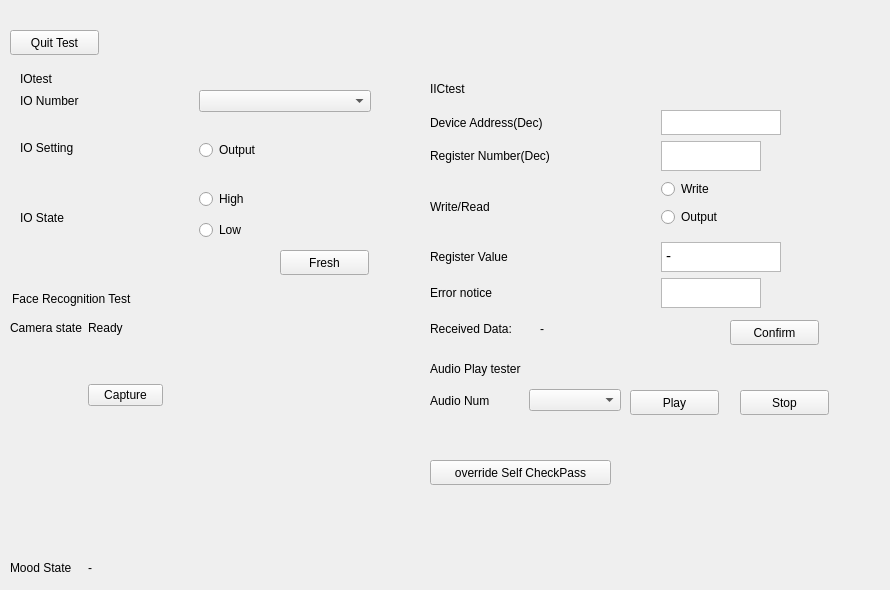
     <widget class="QWidget" name="tab5_Test">
      <attribute name="title">
       <string>Page</string>
      </attribute>
      <widget class="QPushButton" name="pushButton_7">
       <property name="geometry">
        <rect>
         <x>10</x>
         <y>30</y>
         <width>89</width>
         <height>25</height>
        </rect>
       </property>
       <property name="text">
        <string>Quit Test</string>
       </property>
      </widget>
      <widget class="QWidget" name="widget" native="true">
       <property name="geometry">
        <rect>
         <x>10</x>
         <y>60</y>
         <width>381</width>
         <height>221</height>
        </rect>
       </property>
       <property name="styleSheet">
        <string notr="true"/>
       </property>
       <widget class="QLabel" name="label_14">
        <property name="geometry">
         <rect>
          <x>10</x>
          <y>10</y>
          <width>67</width>
          <height>17</height>
         </rect>
        </property>
        <property name="text">
         <string>IOtest</string>
        </property>
       </widget>
       <widget class="QWidget" name="gridLayoutWidget">
        <property name="geometry">
         <rect>
          <x>10</x>
          <y>30</y>
          <width>351</width>
          <height>161</height>
         </rect>
        </property>
        <layout class="QGridLayout" name="gridLayout">
         <item row="0" column="1">
          <widget class="QComboBox" name="comboBox"/>
         </item>
         <item row="1" column="1">
          <widget class="QWidget" name="widget_2" native="true">
           <widget class="QWidget" name="verticalLayoutWidget">
            <property name="geometry">
             <rect>
              <x>0</x>
              <y>0</y>
              <width>114</width>
              <height>64</height>
             </rect>
            </property>
            <layout class="QVBoxLayout" name="verticalLayout">
             <item>
              <widget class="QRadioButton" name="radioButton">
               <property name="text">
                <string>Output</string>
               </property>
              </widget>
             </item>
            </layout>
           </widget>
          </widget>
         </item>
         <item row="1" column="0">
          <widget class="QLabel" name="label_16">
           <property name="sizePolicy">
            <sizepolicy hsizetype="Preferred" vsizetype="Preferred">
             <horstretch>0</horstretch>
             <verstretch>100</verstretch>
            </sizepolicy>
           </property>
           <property name="maximumSize">
            <size>
             <width>16777215</width>
             <height>60</height>
            </size>
           </property>
           <property name="text">
            <string>IO Setting</string>
           </property>
          </widget>
         </item>
         <item row="2" column="0">
          <widget class="QLabel" name="label_17">
           <property name="text">
            <string>IO State</string>
           </property>
          </widget>
         </item>
         <item row="0" column="0">
          <widget class="QLabel" name="label_15">
           <property name="text">
            <string>IO Number</string>
           </property>
          </widget>
         </item>
         <item row="2" column="1">
          <widget class="QWidget" name="widget_8" native="true">
           <widget class="QWidget" name="verticalLayoutWidget_4">
            <property name="geometry">
             <rect>
              <x>0</x>
              <y>0</y>
              <width>161</width>
              <height>61</height>
             </rect>
            </property>
            <layout class="QVBoxLayout" name="verticalLayout_4">
             <item>
              <widget class="QRadioButton" name="radioButton_5">
               <property name="text">
                <string>High</string>
               </property>
              </widget>
             </item>
             <item>
              <widget class="QRadioButton" name="radioButton_6">
               <property name="text">
                <string>Low</string>
               </property>
              </widget>
             </item>
            </layout>
           </widget>
          </widget>
         </item>
        </layout>
       </widget>
       <widget class="QPushButton" name="pushButton_9">
        <property name="geometry">
         <rect>
          <x>270</x>
          <y>190</y>
          <width>89</width>
          <height>25</height>
         </rect>
        </property>
        <property name="text">
         <string>Fresh</string>
        </property>
       </widget>
      </widget>
      <widget class="QWidget" name="widget_3" native="true">
       <property name="geometry">
        <rect>
         <x>420</x>
         <y>70</y>
         <width>461</width>
         <height>281</height>
        </rect>
       </property>
       <widget class="QLabel" name="label_18">
        <property name="geometry">
         <rect>
          <x>10</x>
          <y>10</y>
          <width>67</width>
          <height>17</height>
         </rect>
        </property>
        <property name="text">
         <string>IICtest</string>
        </property>
       </widget>
       <widget class="QWidget" name="gridLayoutWidget_2">
        <property name="geometry">
         <rect>
          <x>10</x>
          <y>40</y>
          <width>351</width>
          <height>198</height>
         </rect>
        </property>
        <layout class="QGridLayout" name="gridLayout_2">
         <item row="1" column="1">
          <widget class="QTextEdit" name="textEdit_4">
           <property name="maximumSize">
            <size>
             <width>100</width>
             <height>30</height>
            </size>
           </property>
          </widget>
         </item>
         <item row="1" column="0">
          <widget class="QLabel" name="label_20">
           <property name="text">
            <string>Register Number(Dec)</string>
           </property>
          </widget>
         </item>
         <item row="3" column="1">
          <widget class="QTextEdit" name="textEdit_2">
           <property name="sizePolicy">
            <sizepolicy hsizetype="Preferred" vsizetype="Preferred">
             <horstretch>0</horstretch>
             <verstretch>0</verstretch>
            </sizepolicy>
           </property>
           <property name="maximumSize">
            <size>
             <width>120</width>
             <height>30</height>
            </size>
           </property>
           <property name="html">
            <string>&lt;!DOCTYPE HTML PUBLIC &quot;-//W3C//DTD HTML 4.0//EN&quot; &quot;http://www.w3.org/TR/REC-html40/strict.dtd&quot;&gt;
&lt;html&gt;&lt;head&gt;&lt;meta name=&quot;qrichtext&quot; content=&quot;1&quot; /&gt;&lt;meta charset=&quot;utf-8&quot; /&gt;&lt;style type=&quot;text/css&quot;&gt;
p, li { white-space: pre-wrap; }
hr { height: 1px; border-width: 0; }
li.unchecked::marker { content: &quot;\2610&quot;; }
li.checked::marker { content: &quot;\2612&quot;; }
&lt;/style&gt;&lt;/head&gt;&lt;body style=&quot; font-family:'Ubuntu'; font-size:11pt; font-weight:400; font-style:normal;&quot;&gt;
&lt;p style=&quot; margin-top:0px; margin-bottom:0px; margin-left:0px; margin-right:0px; -qt-block-indent:0; text-indent:0px;&quot;&gt;-&lt;/p&gt;&lt;/body&gt;&lt;/html&gt;</string>
           </property>
          </widget>
         </item>
         <item row="0" column="0">
          <widget class="QLabel" name="label_22">
           <property name="text">
            <string>Device Address(Dec)</string>
           </property>
          </widget>
         </item>
         <item row="3" column="0">
          <widget class="QLabel" name="label_21">
           <property name="text">
            <string>Register Value</string>
           </property>
          </widget>
         </item>
         <item row="0" column="1">
          <widget class="QTextEdit" name="textEdit_3">
           <property name="maximumSize">
            <size>
             <width>120</width>
             <height>25</height>
            </size>
           </property>
           <property name="verticalScrollBarPolicy">
            <enum>Qt::ScrollBarPolicy::ScrollBarAlwaysOff</enum>
           </property>
           <property name="horizontalScrollBarPolicy">
            <enum>Qt::ScrollBarPolicy::ScrollBarAlwaysOff</enum>
           </property>
          </widget>
         </item>
         <item row="2" column="1">
          <widget class="QWidget" name="widget_4" native="true">
           <widget class="QWidget" name="verticalLayoutWidget_2">
            <property name="geometry">
             <rect>
              <x>0</x>
              <y>0</y>
              <width>114</width>
              <height>54</height>
             </rect>
            </property>
            <layout class="QVBoxLayout" name="verticalLayout_2">
             <item>
              <widget class="QRadioButton" name="radioButton_3">
               <property name="text">
                <string>Write</string>
               </property>
              </widget>
             </item>
             <item>
              <widget class="QRadioButton" name="radioButton_4">
               <property name="text">
                <string>Output</string>
               </property>
              </widget>
             </item>
            </layout>
           </widget>
          </widget>
         </item>
         <item row="2" column="0">
          <widget class="QLabel" name="label_19">
           <property name="sizePolicy">
            <sizepolicy hsizetype="Preferred" vsizetype="Preferred">
             <horstretch>0</horstretch>
             <verstretch>100</verstretch>
            </sizepolicy>
           </property>
           <property name="maximumSize">
            <size>
             <width>16777215</width>
             <height>60</height>
            </size>
           </property>
           <property name="text">
            <string>Write/Read</string>
           </property>
          </widget>
         </item>
         <item row="4" column="0">
          <widget class="QLabel" name="label_23">
           <property name="text">
            <string>Error notice</string>
           </property>
          </widget>
         </item>
         <item row="4" column="1">
          <widget class="QTextBrowser" name="textBrowser">
           <property name="maximumSize">
            <size>
             <width>100</width>
             <height>30</height>
            </size>
           </property>
          </widget>
         </item>
        </layout>
       </widget>
       <widget class="QPushButton" name="pushButton_10">
        <property name="geometry">
         <rect>
          <x>310</x>
          <y>250</y>
          <width>89</width>
          <height>25</height>
         </rect>
        </property>
        <property name="text">
         <string>Confirm</string>
        </property>
       </widget>
       <widget class="QLabel" name="label_30">
        <property name="geometry">
         <rect>
          <x>10</x>
          <y>250</y>
          <width>111</width>
          <height>17</height>
         </rect>
        </property>
        <property name="text">
         <string>Received Data:</string>
        </property>
       </widget>
       <widget class="QLabel" name="label_31">
        <property name="geometry">
         <rect>
          <x>120</x>
          <y>250</y>
          <width>131</width>
          <height>17</height>
         </rect>
        </property>
        <property name="text">
         <string>-</string>
        </property>
       </widget>
      </widget>
      <widget class="QWidget" name="widget_5" native="true">
       <property name="geometry">
        <rect>
         <x>10</x>
         <y>280</y>
         <width>381</width>
         <height>301</height>
        </rect>
       </property>
       <widget class="QLabel" name="label_24">
        <property name="geometry">
         <rect>
          <x>2</x>
          <y>10</y>
          <width>151</width>
          <height>17</height>
         </rect>
        </property>
        <property name="text">
         <string>Face Recognition Test</string>
        </property>
       </widget>
       <widget class="QWidget" name="gridLayoutWidget_3">
        <property name="geometry">
         <rect>
          <x>0</x>
          <y>30</y>
          <width>388</width>
          <height>271</height>
         </rect>
        </property>
        <layout class="QGridLayout" name="gridLayout_3">
         <item row="2" column="0">
          <widget class="QLabel" name="label_27">
           <property name="sizePolicy">
            <sizepolicy hsizetype="Fixed" vsizetype="Fixed">
             <horstretch>0</horstretch>
             <verstretch>0</verstretch>
            </sizepolicy>
           </property>
           <property name="text">
            <string>Mood State</string>
           </property>
          </widget>
         </item>
         <item row="0" column="1">
          <widget class="QLabel" name="label_28">
           <property name="minimumSize">
            <size>
             <width>80</width>
             <height>0</height>
            </size>
           </property>
           <property name="maximumSize">
            <size>
             <width>16777215</width>
             <height>30</height>
            </size>
           </property>
           <property name="text">
            <string>Ready</string>
           </property>
          </widget>
         </item>
         <item row="0" column="0">
          <widget class="QLabel" name="label_26">
           <property name="text">
            <string>Camera state</string>
           </property>
          </widget>
         </item>
         <item row="1" column="1">
          <widget class="QWidget" name="widget_6" native="true">
           <widget class="QWidget" name="verticalLayoutWidget_3">
            <property name="geometry">
             <rect>
              <x>0</x>
              <y>0</y>
              <width>114</width>
              <height>87</height>
             </rect>
            </property>
            <layout class="QVBoxLayout" name="verticalLayout_3">
             <item>
              <widget class="QPushButton" name="pushButton_11">
               <property name="maximumSize">
                <size>
                 <width>75</width>
                 <height>16777215</height>
                </size>
               </property>
               <property name="text">
                <string>Capture</string>
               </property>
              </widget>
             </item>
            </layout>
           </widget>
          </widget>
         </item>
         <item row="1" column="0">
          <widget class="QLabel" name="label_25">
           <property name="sizePolicy">
            <sizepolicy hsizetype="Fixed" vsizetype="Fixed">
             <horstretch>0</horstretch>
             <verstretch>0</verstretch>
            </sizepolicy>
           </property>
           <property name="maximumSize">
            <size>
             <width>300</width>
             <height>200</height>
            </size>
           </property>
           <property name="text">
            <string/>
           </property>
           <property name="pixmap">
            <pixmap resource="Resource.qrc">:/new/prefix1/images/1.jpg</pixmap>
           </property>
          </widget>
         </item>
         <item row="2" column="1">
          <widget class="QLabel" name="label_29">
           <property name="text">
            <string>-</string>
           </property>
          </widget>
         </item>
        </layout>
       </widget>
      </widget>
      <widget class="QWidget" name="widget_7" native="true">
       <property name="geometry">
        <rect>
         <x>420</x>
         <y>350</y>
         <width>461</width>
         <height>91</height>
        </rect>
       </property>
       <widget class="QLabel" name="label_32">
        <property name="geometry">
         <rect>
          <x>10</x>
          <y>10</y>
          <width>131</width>
          <height>17</height>
         </rect>
        </property>
        <property name="text">
         <string>Audio Play tester</string>
        </property>
       </widget>
       <widget class="QWidget" name="horizontalLayoutWidget">
        <property name="geometry">
         <rect>
          <x>10</x>
          <y>30</y>
          <width>191</width>
          <height>41</height>
         </rect>
        </property>
        <layout class="QHBoxLayout" name="horizontalLayout">
         <item>
          <widget class="QLabel" name="label_33">
           <property name="text">
            <string>Audio Num</string>
           </property>
          </widget>
         </item>
         <item>
          <widget class="QComboBox" name="comboBox_2">
           <property name="maximumSize">
            <size>
             <width>100</width>
             <height>16777215</height>
            </size>
           </property>
           <property name="currentText">
            <string/>
           </property>
          </widget>
         </item>
        </layout>
       </widget>
       <widget class="QPushButton" name="pushButton_13">
        <property name="geometry">
         <rect>
          <x>210</x>
          <y>40</y>
          <width>89</width>
          <height>25</height>
         </rect>
        </property>
        <property name="text">
         <string>Play</string>
        </property>
       </widget>
       <widget class="QPushButton" name="pushButton_14">
        <property name="geometry">
         <rect>
          <x>320</x>
          <y>40</y>
          <width>89</width>
          <height>25</height>
         </rect>
        </property>
        <property name="text">
         <string>Stop</string>
        </property>
       </widget>
      </widget>
      <widget class="QPushButton" name="pushButton_15">
       <property name="geometry">
        <rect>
         <x>430</x>
         <y>460</y>
         <width>181</width>
         <height>25</height>
        </rect>
       </property>
       <property name="text">
        <string>override Self CheckPass</string>
       </property>
      </widget>
     </widget>
